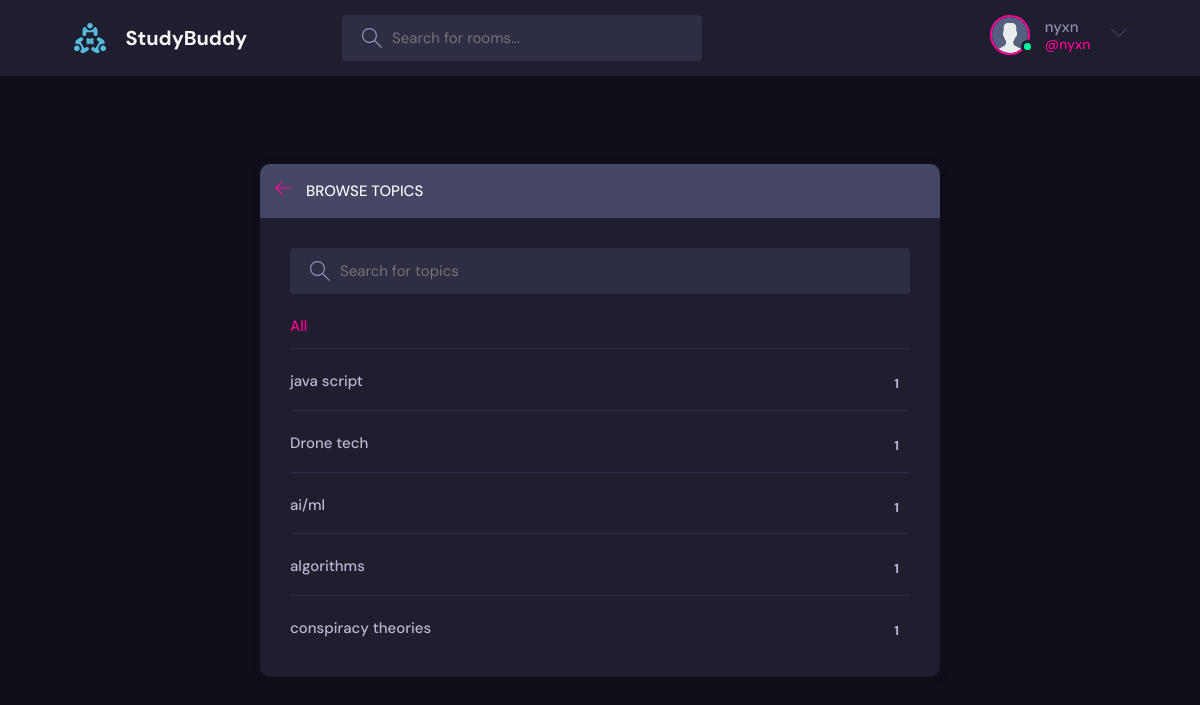
Screenshot of /topics/ (signed in) with the database file from the repository.
### base/models.py (models this page shows, shortened)
class User(AbstractUser):
    name = models.CharField(max_length=200,null=True)
    email = models.EmailField(unique=True)
    bio = models.TextField(null=True)
    avatar = models.ImageField(null=True, default="static/images/avatar.svg")
    USERNAME_FIELD = "email"
    REQUIRED_FIELDS = []

class Topic(models.Model):
    name = models.CharField(max_length=200)

### base/views.py (the view)
# urls.py: path('topics/', views.topicsPage, name="topics"),
def topicsPage(request):
    q =request.GET.get('q') if request.GET.get('q') != None else ''
    topics = Topic.objects.filter(name__icontains=q)
    context = {'topics':topics}
    return render(request, 'base/topics.html', context)

### base/templates/base/topics.html (shortened to what this page needs)
{% extends "base.html" %}
{% load static %}
{% block content %}
    <main class="create-room layout">
      <div class="container">
        <div class="layout__box">
          <div class="layout__boxHeader">
            <div class="layout__boxTitle">
              <a href="{% url 'home' %}">
                <svg version="1.1" xmlns="http://www.w3.org/2000/svg" width="32" height="32" viewBox="0 0 32 32">
                  <title>arrow-left</title>
                  <path
                    d="M13.723 2.286l-13.723 13.714 13.719 13.714 1.616-1.611-10.96-10.96h27.625v-2.286h-27.625l10.965-10.965-1.616-1.607z"
                  ></path>
                </svg>
              </a>
              <h3>Browse Topics</h3>
            </div>
          </div>
          <div class="topics-page layout__body">
            <form action="" method="GET" class="header__search">
              <label>
                <input name="q" placeholder="Search for topics" />
              </label>
            </form>
            <ul class="topics__list">
              <li>
                <a href="{% url 'topics' %}" class="active">All <span>{{topic.count}}</span></a>
              </li>
              {% for topic in topics %}
              <li>
                <a href="{% url 'home' %}?q={{topic.name}}">{{topic.name}} <span>{{topic.room_set.all.count}}</span></a>
              </li>
              {% endfor %}
            </ul>
          </div>
        </div>
      </div>
    </main>
{% endblock  %}

### templates/navbar.html (shortened to what this page needs)
{% load static %}
<header class="header header--loggedIn">
    <div class="container">
      <a href="{% url 'home' %}" class="header__logo">
        <img src="{% static 'images/logo.svg' %}" />
        <h1>StudyBuddy</h1>
      </a>
      <form class="header__search" method="GET" action="{% url 'home' %}">
        <label>
          <input name="q" placeholder="Search for rooms..." />
        </label>
      </form>
      <nav class="header__menu">
          {% if request.user.is_authenticated %}
          <div class="header__user">
          <a href="{% url 'user_profile' request.user.id %}">
            <div class="avatar avatar--medium active">
              <img src="{{request.user.avatar.url}}" />
            </div>
            <p>{{request.user.username}} <span>@{{request.user.username}}</span></p>
          </a>
          <button class="dropdown-button">
            <svg version="1.1" xmlns="http://www.w3.org/2000/svg" width="32" height="32" viewBox="0 0 32 32">
              <title>chevron-down</title>
              <path d="M16 21l-13-13h-3l16 16 16-16h-3l-13 13z"></path>
            </svg>
          </button>
        </div>
        {% else %}
        <a href="{% url 'login' %}">
            <img src="{% static 'images/avatar.svg' %}" />
            <p>Login</p>
        </a>
        {% endif %}
      </nav>
    </div>
  </header>

### static/styles/style.css (style rules this page uses)
:root { --color-main: #ff0099; --color-main-light: #ffe6f6; --color-dark: #1e1e2f; --color-dark-medium: #2d2d44; --color-dark-light: #454564; --color-light: #f8f8ff; --color-gray: #9090b0; --color-light-gray: #b8b8d0; --color-bg: #0f0f1a; --color-success: #00ff9d; --color-error: #ff3366; }
* { font-family: "DM Sans", -apple-system, BlinkMacSystemFont, "Segoe UI", Roboto, Oxygen, Ubuntu, Cantarell, "Open Sans", "Helvetica Neue", sans-serif; margin: 0; padding: 0; box-sizing: border-box; text-rendering: optimizeLegibility; font-size: inherit; }
html { font-size: 56.25%; }
@media only screen and (min-width: 1200px) { html { font-size: 62.5%; } }
body { line-height: 1.6; font-weight: 400; font-size: 1.5rem; color: var(--color-light-gray); background-color: var(--color-bg); min-height: 100vh; }
img { width: 100%; }
a { display: inline-block; color: var(--color-main); text-decoration: none; }
.container { max-width: 120rem; width: 90%; margin: auto; }
.avatar { position: relative; display: inline-block; border-radius: 50%; border: 2px solid var(--color-main); }
.avatar img { display: block; border-radius: 50%; object-fit: cover; object-position: center; }
.avatar::after { content: ""; display: block; position: absolute; background-color: var(--color-gray); z-index: 111; border-radius: 50%; border: 0.3rem solid var(--color-dark); }
.avatar.active::after { background-color: var(--color-success); }
.avatar.avatar--medium img { width: 3.6rem; height: 3.6rem; border-radius: 50%; }
.avatar.avatar--medium:after { width: 0.7rem; height: 0.7rem; bottom: 0px; right: -6px; }
.header { padding: 1.5rem; background-color: var(--color-dark); }
.header > .container { display: flex; gap: 9.5rem; }
.header__logo, .header__user { display: flex; gap: 2rem; align-items: center; }
.header__logo > img { height: 3.2rem; width: 3.2rem; }
.header__logo > h1 { font-weight: 700; font-size: 2rem; color: var(--color-light); }
.header__search > label { background-color: var(--color-dark-medium); padding: 1.3rem 1rem; display: flex; align-items: center; gap: 1rem; border-radius: 4px; }
.header__search svg { fill: var(--color-gray); width: 2rem; height: 2rem; margin-left: 1rem; }
.header__search input { width: 30rem; background: transparent; border: none; outline: none; color: var(--color-light); }
.header__menu { margin-left: auto; position: relative; }
.header__menu a { display: flex; gap: 1.5rem; align-items: center; font-weight: 500; text-decoration: none; color: var(--color-gray); }
.header__menu img { height: 3.6rem; }
.header__menu p { line-height: 1.2; }
.header__menu span { color: var(--color-main); font-weight: 500; font-size: 1.4rem; display: block; }
.header__menu svg { width: 1.6rem; height: 1.6rem; fill: var(--color-dark-light); }
.dropdown-button { background: transparent; border: 0; outline: 0; cursor: pointer; }
.layout { margin-top: 2.4rem; }
.layout > .container { display: flex; justify-content: space-between; align-items: flex-start; }
.layout__box { width: 90%; max-width: 48rem; min-height: 40rem; position: absolute; top: 50%; left: 50%; transform: translate(-50%, -46%); background-color: var(--color-dark); border-radius: 1rem; box-shadow: 1px 1px 6px 3px rgba(0, 0, 0, 0.1); overflow: hidden; }
.layout__boxHeader { display: flex; padding: 1.5rem; background-color: var(--color-dark-light); }
.layout__boxTitle { display: flex; gap: 1.5rem; align-items: center; }
.layout__boxTitle h3 { text-transform: uppercase; font-weight: 500; color: var(--color-light); }
.layout__boxTitle svg { width: 1.6rem; height: 1.6rem; fill: var(--color-main); }
.layout__body { margin: 3rem; }
.topics__list { list-style: none; }
.topics__list li a { display: flex; justify-content: space-between; margin-bottom: 3rem; font-weight: 500; color: var(--color-light-gray); transition: all 0.3s ease-in-out; }
.topics__list li a.active, .topics__list li a:hover { color: var(--color-main); }
.topics__list li a span { padding: 0.5rem 1rem; background-color: var(--color-dark); border-radius: 3px; font-size: 1.3rem; font-weight: 700; letter-spacing: 1px; }
.topics-page .topics__list li:not(:last-child) a { margin: 2rem 0; padding-bottom: 1rem; text-decoration: none; border-bottom: 1px solid var(--color-dark-medium); }
.topics-page .header__search { display: block; }
.create-room.layout .layout__box { max-width: 68rem; }

### rows the page displays
User: user.avatar (placeholder picture), user.username "nyxn"
Topic: name "java script", room_set.all.count "1"
Topic: name "Drone tech", room_set.all.count "1"
Topic: name "ai/ml", room_set.all.count "1"
Topic: name "algorithms", room_set.all.count "1"
Topic: name "conspiracy theories", room_set.all.count "1"
